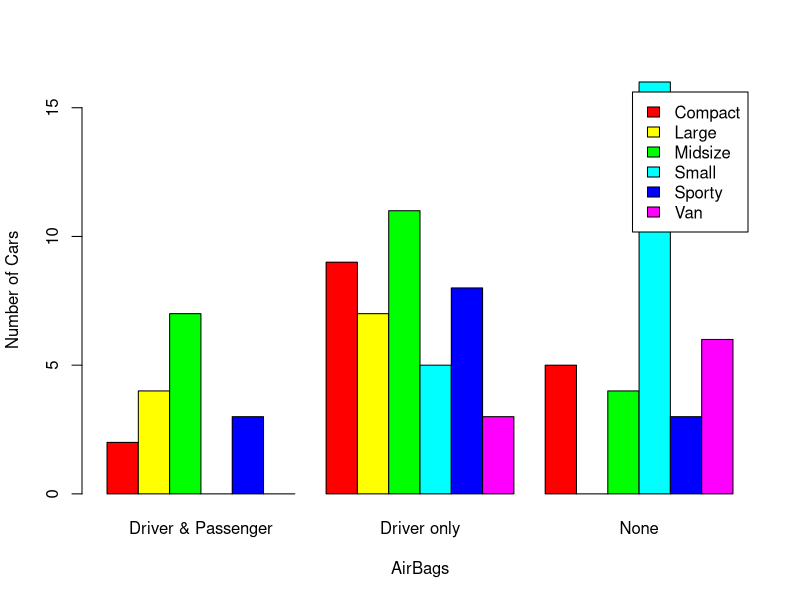

The R script that drew this image:
# Title     : TODO
# Objective : TODO
# Created by: coeat
# Created on: 2021/04/20

library(MASS)
print('START**********')
tab <- with(Cars93, xtabs(~Type + AirBags))
# ~는 독립 변수로 만든다
# xtabs은 크로스 테이블

head <- c('Compact', 'Large', 'Midsize', 'Small', 'Sporty', 'Van')

barplot(tab,
        beside = T,
        xlab = "AirBags",
        ylab = "Number of Cars",
        col = rainbow(6), #rainbow함수는 무지개 색중 4개를 반환
        legend = head,)
